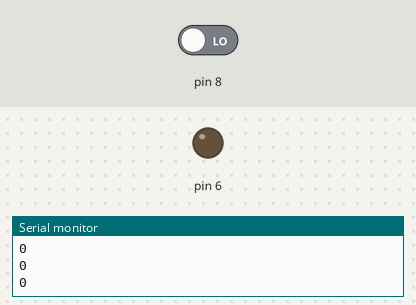
Recording of a sketch running on a simulated Arduino Uno, built with avr-gcc and run on an emulated ATmega328P. Parts: output pins drawn as LEDs (lit = HIGH), the last lines printed to the serial monitor. Dashed ring = blinking. Inputs (shaded band) come from the test bench; at power-on: pin 8 LOW.

Above: at 2.8 s.
2.9 s: pin 8 driven HIGH
At 3.6 s:
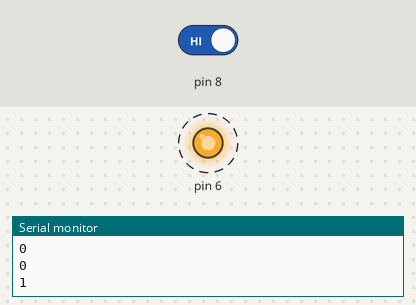
7.0 s: pin 8 driven LOW
At 7.8 s:
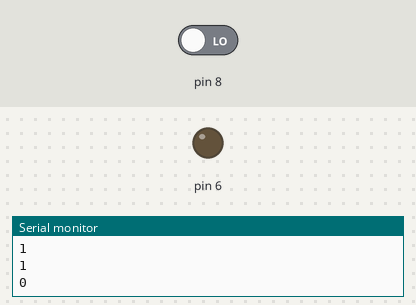
Timing chart, 0 to 10.0 s (numbered marks = the images above; inputs shaded):
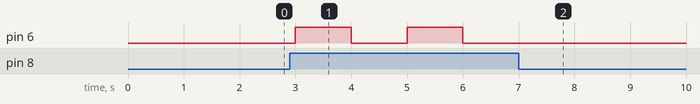

The sketch:

sound.ino
```cpp
int flag = 0;

void setup() {
  Serial.begin(9600);
  pinMode(8, INPUT);
  pinMode(6, OUTPUT);
}

void loop() {
  int value = digitalRead(8);
  Serial.println(value);
  if(value){
    if(flag){
      digitalWrite(6, LOW);
      flag = !flag;
    } else{
      digitalWrite(6, HIGH);
      flag = !flag;
    }
  }
  delay(1000);
}
```

Measured:
- after the input at 2.9 s, pin 6: alternates HIGH for 1.0 s and LOW for 1.0 s, starting after 0.10 s
- after the input at 7.0 s, pin 6: stops changing and stays LOW
